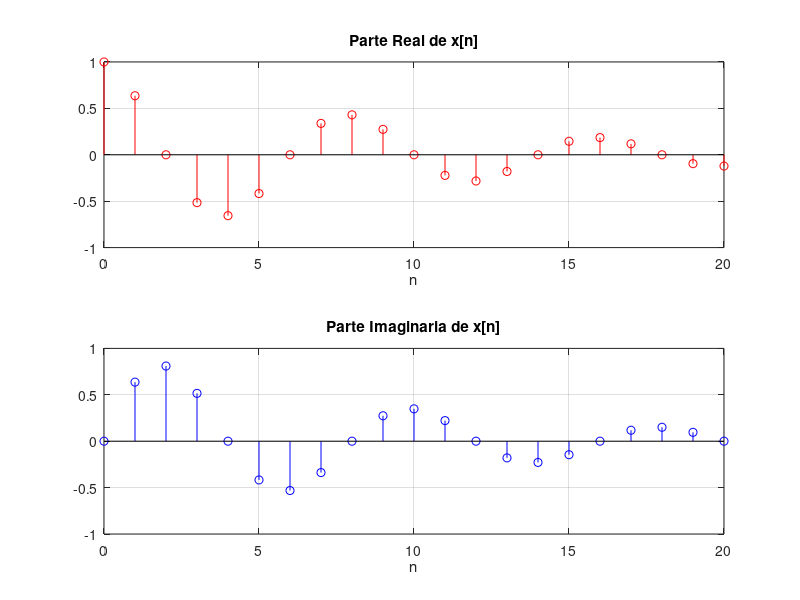

Write the MATLAB code that produced this figure.
nn = 0:20;
A=0.9;
xn = (A.^nn).*exp(j*nn*(pi/4));
subplot(211);
stem(nn, real(xn),'r');
grid on;
title('Parte Real de x[n]'), xlabel(' n ');
subplot (212);
stem (nn, imag(xn),'b');
grid on;
title ('Parte Imaginaria de x[n]'), xlabel (' n ')
